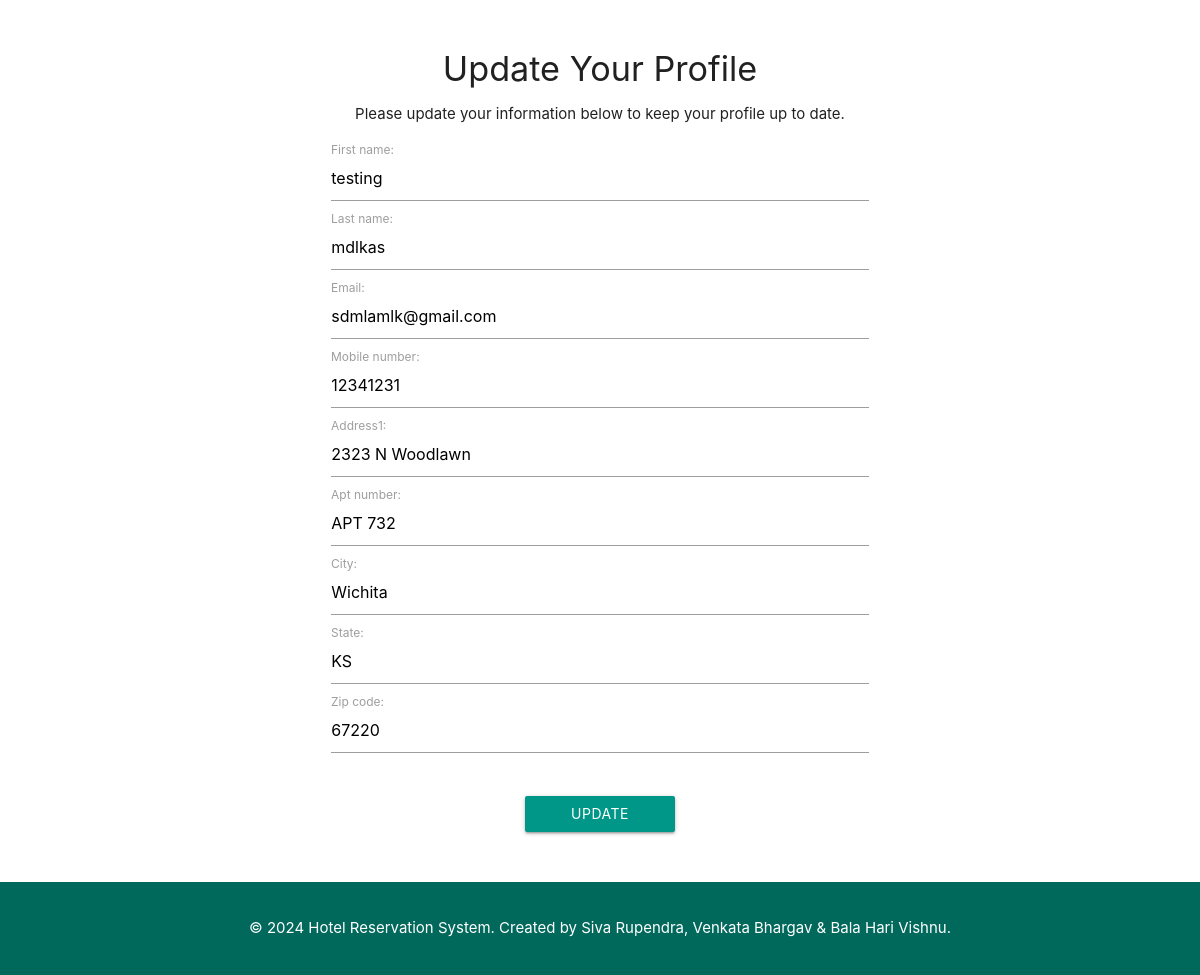
Page /update/user/profile/ (signed in) on the committed database.
### hotel_app/models.py (models this page shows, shortened)
class Customer(AbstractUser):
    first_name = models.CharField(max_length=60, null=True)  # Customer's first name
    last_name = models.CharField(max_length=30, null=True)  # Customer's last name
    email = models.CharField(max_length=100, null=True)  # Customer's email address
    mobile_number = models.CharField(max_length=12, null=True)  # Customer's contact room_num
    address1 = models.CharField(max_length=255, blank=True)  # Street address, e.g., "123 Main St"
    apt_number = models.CharField(max_length=10, blank=True, null=True)  # Apartment or unit number
    city = models.CharField(max_length=100, blank=True)  # City of residence
    state = models.CharField(max_length=50, blank=True)  # State of residence
    zip_code = models.CharField(max_length=10, blank=True)  # ZIP or postal code
    created_at = models.DateTimeField(default=timezone.now)  # Date and time when the profile was created
    updated_at = models.DateTimeField(auto_now=True)  # Date and time when the profile was last modified

### hotel_app/views.py (the view)
# urls.py: path('update/user/profile/', update_customer_profile, name='update_user_profile'),  # Update customer profile
def update_customer_profile(request):
    if request.method == 'POST':
        form = UpdateProfileForm(request.POST, instance=request.user)
        if form.is_valid():
            form.save()
            return redirect('user_profile')
    else:
        form = UpdateProfileForm(instance=request.user)
    context = {
        'form': form,
    }
    return render(request, 'update_profile.html', context)

### hotel_app/forms.py
class UpdateProfileForm(forms.ModelForm):
    class Meta:
        model = Customer
        fields = ['first_name', 'last_name', 'email', 'mobile_number', 'address1', 'apt_number', 'city', 'state', 'zip_code']

### hotel_app/templates/update_profile.html (shortened to what this page needs)
<!DOCTYPE html>
<html lang="en">
<head>
    <link rel="stylesheet" href="https://cdnjs.cloudflare.com/ajax/libs/materialize/1.0.0/css/materialize.min.css">
</head>
<body>
<div class="container">
    <h4 class="center-align">Update Your Profile</h4>
    <p class="center-align">Please update your information below to keep your profile up to date.</p>
    <div class="row">
        <form method="post" class="col s12 m8 offset-m2">
            {% for field in form %}
                <div class="input-field">
                    {{ field.label_tag }}
                    {{ field }}
                </div>
            {% endfor %}
            <div class="center-align">
                <button type="submit" class="btn waves-effect waves-light teal btn-custom">Update Profile</button>
            </div>
        </form>
    </div>
</div>
<div class="footer">
    <p>&copy; 2024 Hotel Reservation System. Created by Siva Rupendra, Venkata Bhargav & Bala Hari Vishnu.</p>
</div>
</body>
</html>

### hotel_app/templates/update_profile.html (style rules this page uses)
.container { margin-top: 50px; }
.footer { background-color: #00695c; color: white; padding: 20px 0; text-align: center; margin-top: 50px; }
.btn-custom { width: 150px; margin-top: 20px; }

### rows in the picture
Customer: form "testing" "mdlkas" "sdmlamlk@gmail.com" "12341231" "2323 N Woodlawn" "APT 732" "Wichita" "KS" "67220"

### other values in the picture
{{ field.label_tag }} "First name:" "Last name:" "Email:" "Mobile number:" "Address1:" "Apt number:" "City:" "State:" "Zip code:"
